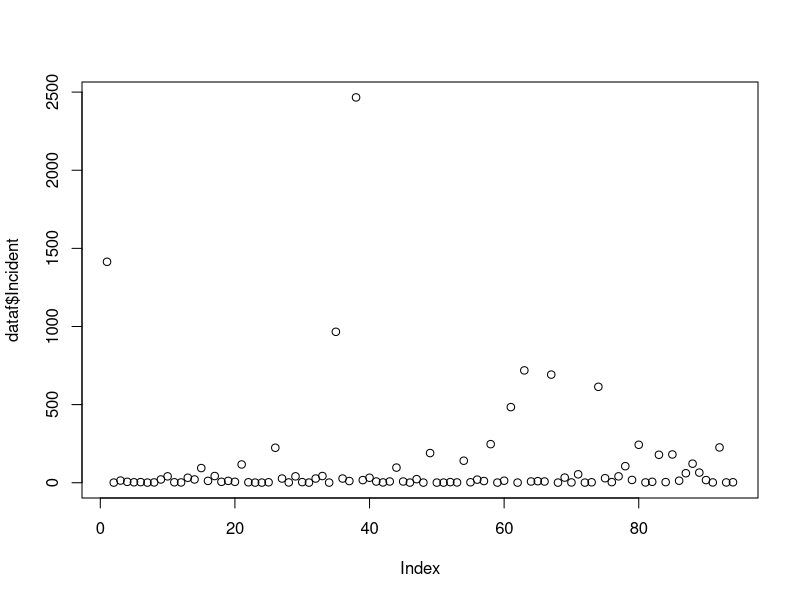
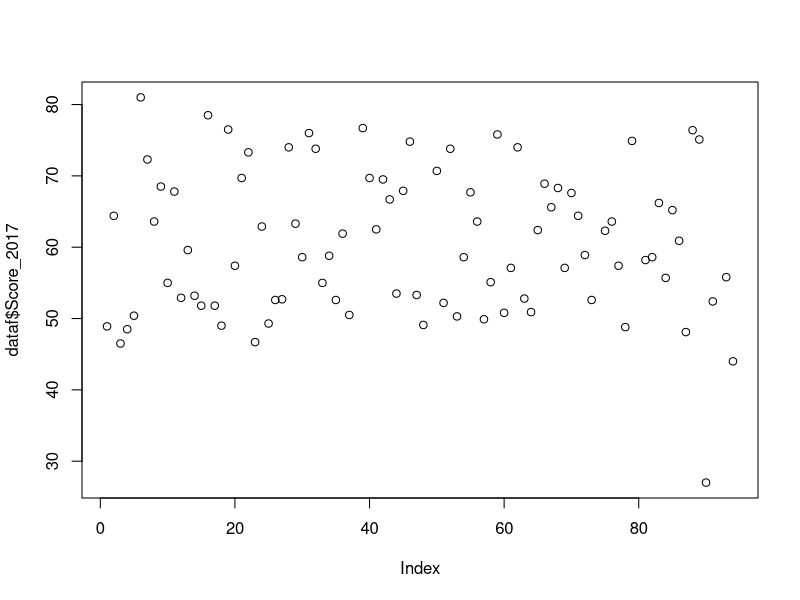
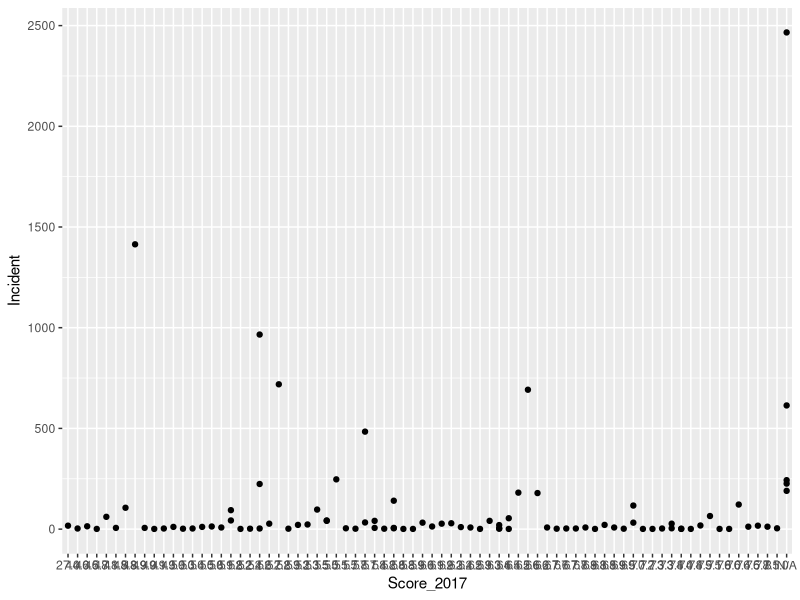

These charts were generated, in order, by the following R code:
library(MASS)
library(dplyr)
library(tidyr)
library(ggplot2)

#Importing Data
economic_data = read.csv("economic_freedom_2017.csv")
terrorism_data = read.csv("terrorist-incidents.csv")

#Data Preprocessing
View(economic_data)
View(terrorism_data)
#Pre-processing terrorism 2017
terrorism_2017 = subset(terrorism_data, Year == 2017)
names(terrorism_2017)[1] = "Country"
names(terrorism_2017)[4] = "Incident"
View(terrorism_2017)
#Pre-Processing economic_data
economic_f = economic_data[c(2,7)]
View(economic_f)
colnames(economic_f) = c("Country", "Score_2017")

#Merging Dataset
data = merge(economic_f, terrorism_2017, by = "Country")
data = data[c(1,2,5)]
View(data)
str(data)

#Change into numerical
data_t = data[,-1]
View(data_t)
indx = sapply(data_t, is.factor)
data_t[indx] = lapply(data_t[indx], function(x) as.numeric(as.character(x)))
View(data_t)

#Merging Fina Dataset
dataf = cbind(data[,1],data_t)
View(dataf)
names(dataf)[1] = "Country"
View(dataf)

plot(dataf$Incident)
plot(dataf$Score_2017)

#Plot
ggplot(dataf, aes(y = Incident, x = Score_2017)) + geom_point()

#Regression
mod = lm(dataf$Incident~dataf$Score_2017)
summary(mod)
